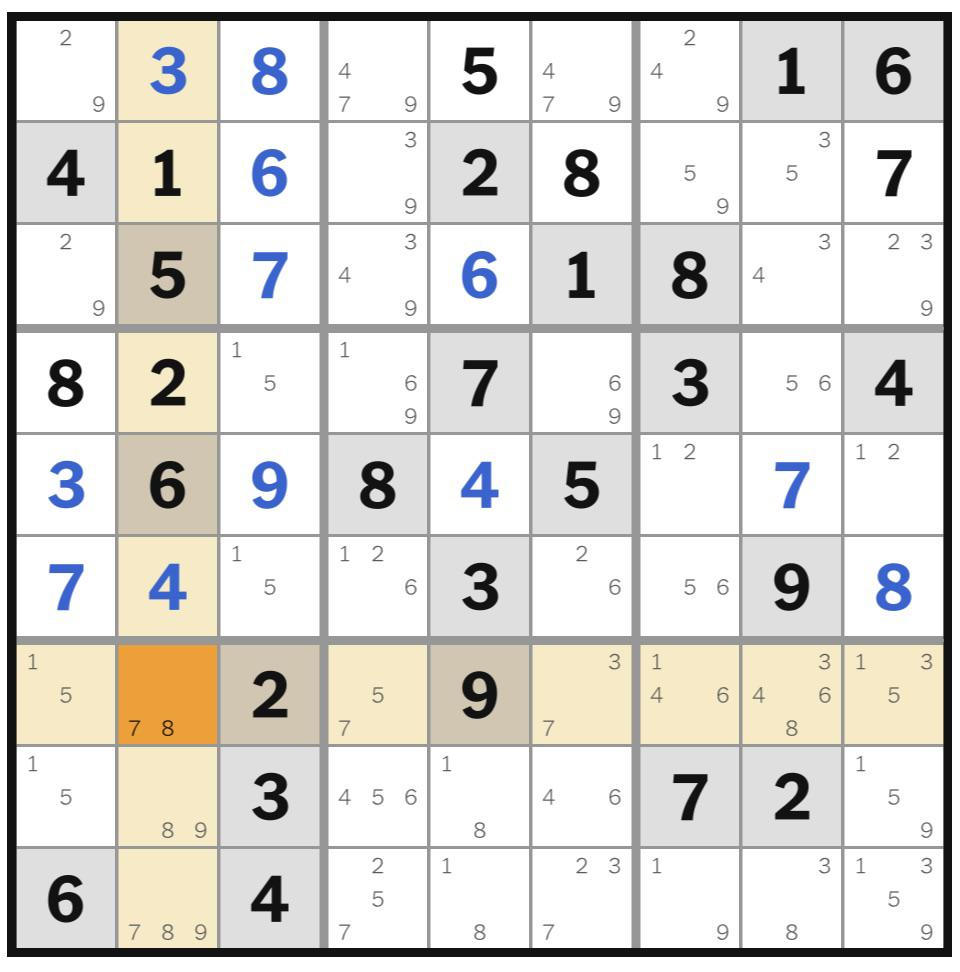
#> input picture backend/test_data/classic_sudoku/1.jpeg, 960 x 972 px
$ python -i image.py   (imports and definitions only)   (older library calls are emulated)
#> lines starting #> are read from the running program, lines starting #| are printed output that depends on the picture; after the words box and inside, x2 and y2 are one past the last pixel; in counts of white or black regions, pixels touching at a corner belong together
#> further down, picture is the input picture: shape (972, 960, 3); mean B, G, R 213.6, 218.6, 220.9
"""Image processing utilities."""
import cv2
import numpy as np
from enum import Enum
from typing import Tuple, Dict, Any


class ImageQuality(Enum):
    """Image quality classification for preprocessing routing."""
    STANDARD = "standard"
    DARK_MODE = "dark_mode"
    LOW_CONTRAST = "low_contrast"
    MIXED_LIGHTING = "mixed_lighting"
    BLURRY = "blurry"
    UNKNOWN = "unknown"


# [148 lines left out: functions to_grayscale, add_border, classify_image_quality, get_preprocessing_params, auto_invert, not called in this run]


def preprocess_hsv_dark_mode(img: np.ndarray) -> np.ndarray:
    """Preprocess dark mode images using HSV color space.

    For dark backgrounds with light digits, uses the Value channel
    and percentile-based thresholding.

    Args:
        img: BGR input image

    Returns:
        Preprocessed grayscale image (digits white on black)
    """
    if len(img.shape) != 3:
        gray = img
    else:
        hsv = cv2.cvtColor(img, cv2.COLOR_BGR2HSV)
#> hsv: shape (972, 960, 3); mean H, S, V 9.1, 12.3, 222.5
        _, _, gray = cv2.split(hsv)
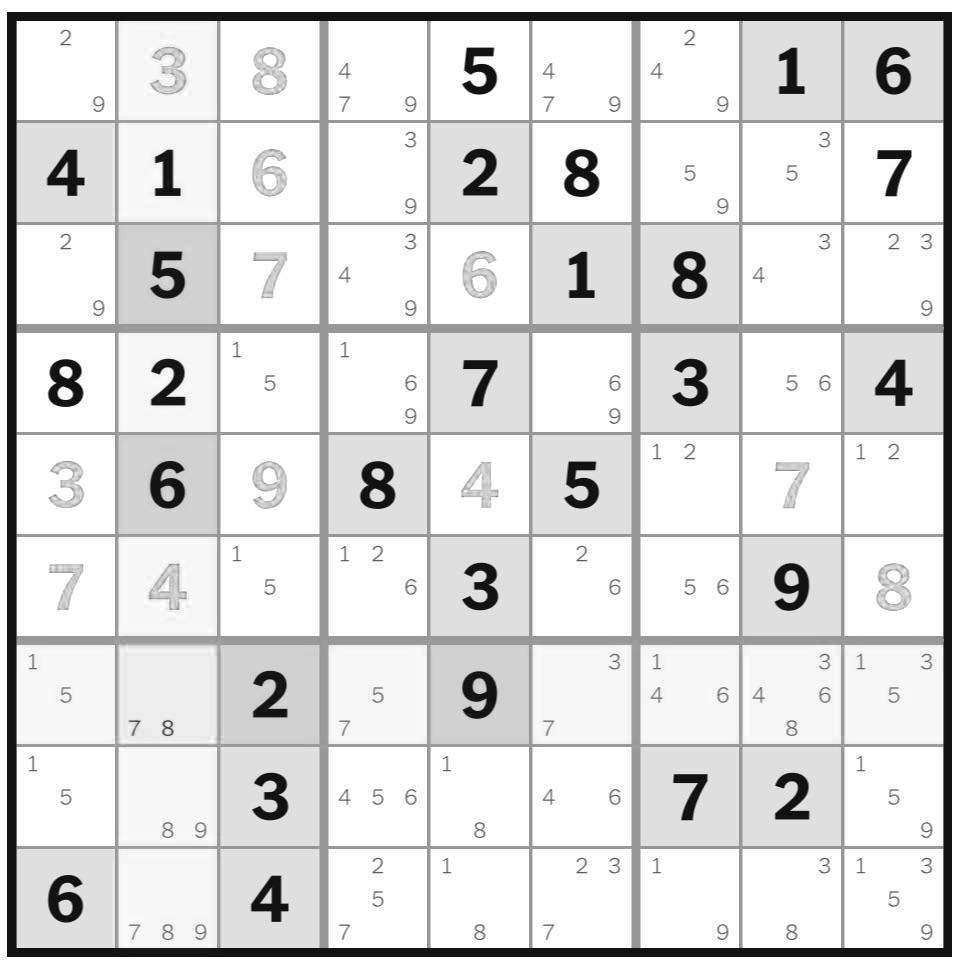
#> gray: shape (972, 960); min 0, max 255, mean 222.5

    # Percentile-based thresholding
    p15 = np.percentile(gray, 15)
#> p15 = 197
    p85 = np.percentile(gray, 85)
#> p85 = 255

    if p85 - p15 > 25:
        threshold = (p15 + p85) / 2
#> threshold = 226
        binary = (gray > threshold).astype(np.uint8) * 255
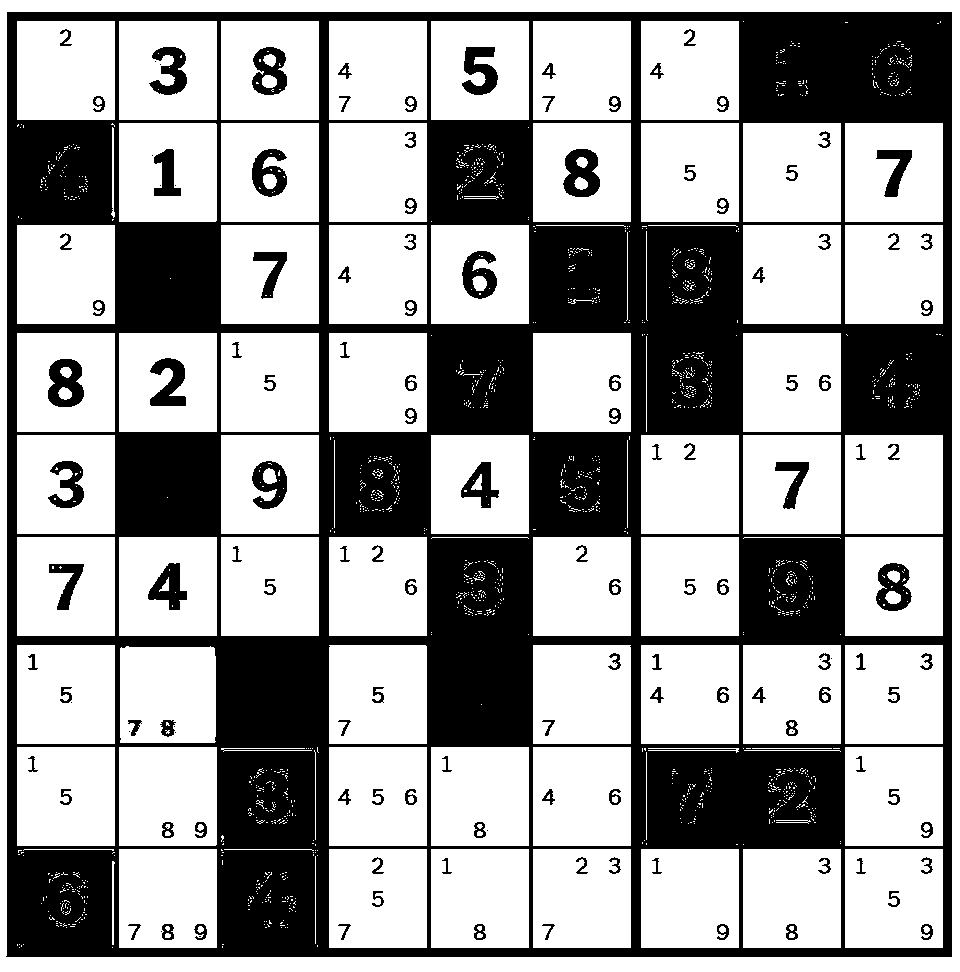
#> binary: shape (972, 960); 63.5% white; 135 black regions (16 under 20 px), largest, box (x1, y1, x2, y2) and area: (6, 12, 952, 957) 315133, (563, 149, 600, 197) 1199, (48, 359, 84, 407) 1191
    else:
        binary = cv2.adaptiveThreshold(
            gray, 255,
            cv2.ADAPTIVE_THRESH_GAUSSIAN_C,
            cv2.THRESH_BINARY, 31, -5
        )

    return binary

>>> import cv2
>>> picture = cv2.imread('../../backend/test_data/classic_sudoku/1.jpeg')
>>> result = preprocess_hsv_dark_mode(picture)

$ run again, on backend/test_data/classic_sudoku/10.png
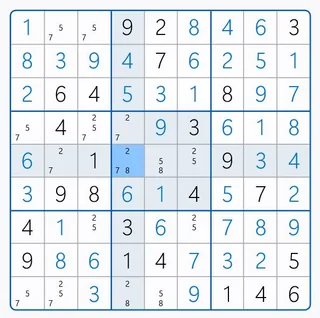
#> input picture backend/test_data/classic_sudoku/10.png, 320 x 318 px
#> picture is the input picture: shape (318, 320, 3); mean B, G, R 239.8, 234.2, 227.5
#> hsv: shape (318, 320, 3); mean H, S, V 96.6, 16.7, 240.1
#> in preprocess_hsv_dark_mode, `_, _, gray = cv2.split(hsv)`:
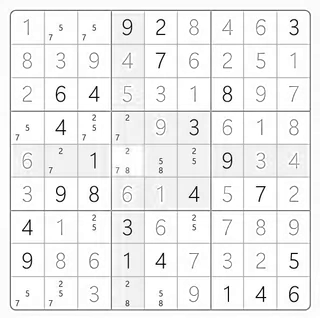
#> gray: shape (318, 320); min 0, max 255, mean 240.1
#> p15 = 235
#> p85 = 255
#> in preprocess_hsv_dark_mode, `binary = cv2.adaptiveThreshold( gray, 255, cv2.ADAPTIVE_THRESH_GAUSSIA..`:
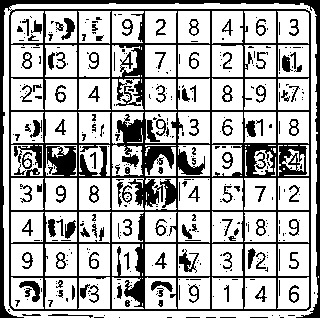
#> binary: shape (318, 320); 70% white; 413 black regions (292 under 20 px), largest, box (x1, y1, x2, y2) and area: (0, 0, 320, 318) 22205, (179, 249, 199, 273) 188, (19, 281, 40, 302) 188

$ run again, on backend/test_data/classic_sudoku/13.png
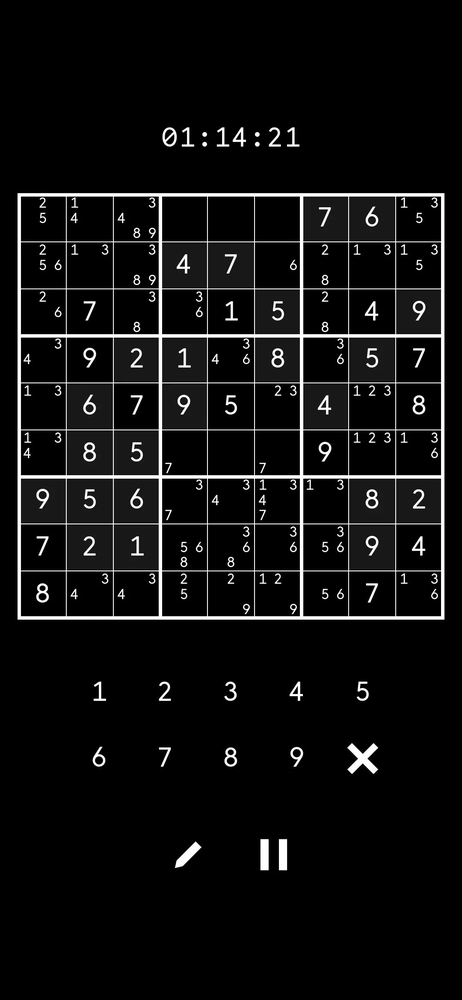
#> input picture backend/test_data/classic_sudoku/13.png, 462 x 1000 px, shrunk from 1080 x 2340 before the run
#> picture is the input picture: shape (1000, 462, 3); mean B, G, R 15.9, 15.9, 15.9
#> hsv: shape (1000, 462, 3); mean H, S, V 0.3, 0, 15.9
#> p15 = 0
#> p85 = 24
#> in preprocess_hsv_dark_mode, `binary = cv2.adaptiveThreshold( gray, 255, cv2.ADAPTIVE_THRESH_GAUSSIA..`:
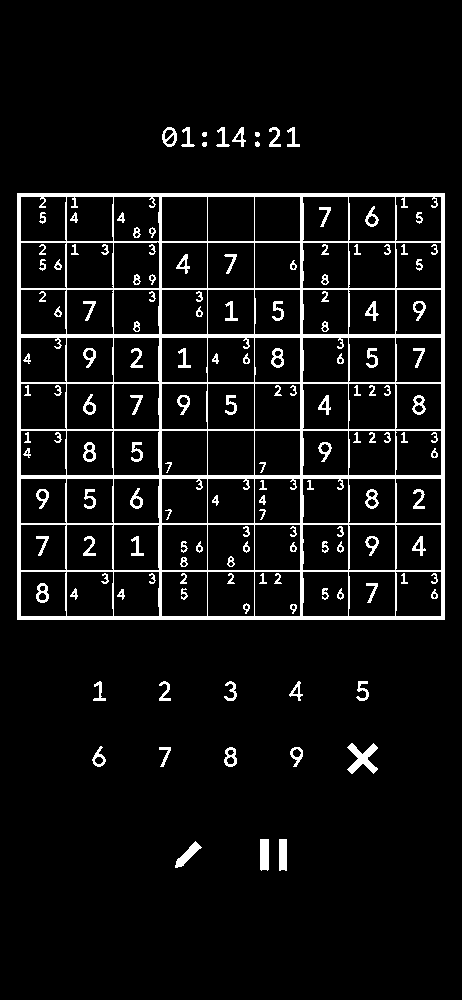
#> binary: shape (1000, 462); 7.1% white; 145 white regions, largest, box (x1, y1, x2, y2) and area: (17, 193, 445, 620) 22207, (347, 743, 378, 774) 465, (260, 839, 269, 871) 281

$ run again, on backend/test_data/classic_sudoku/14.png
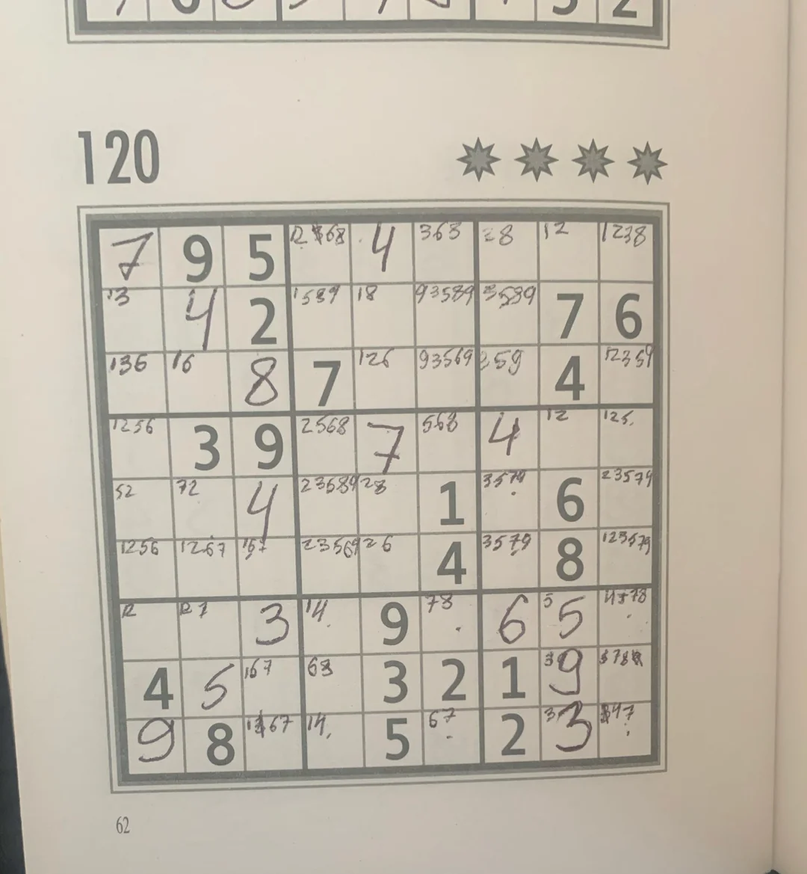
#> input picture backend/test_data/classic_sudoku/14.png, 807 x 874 px, shrunk from 1080 x 1169 before the run
#> picture is the input picture: shape (874, 807, 3); mean B, G, R 171.2, 185, 193
#> hsv: shape (874, 807, 3); mean H, S, V 20.2, 29.1, 193.1
#> in preprocess_hsv_dark_mode, `_, _, gray = cv2.split(hsv)`:
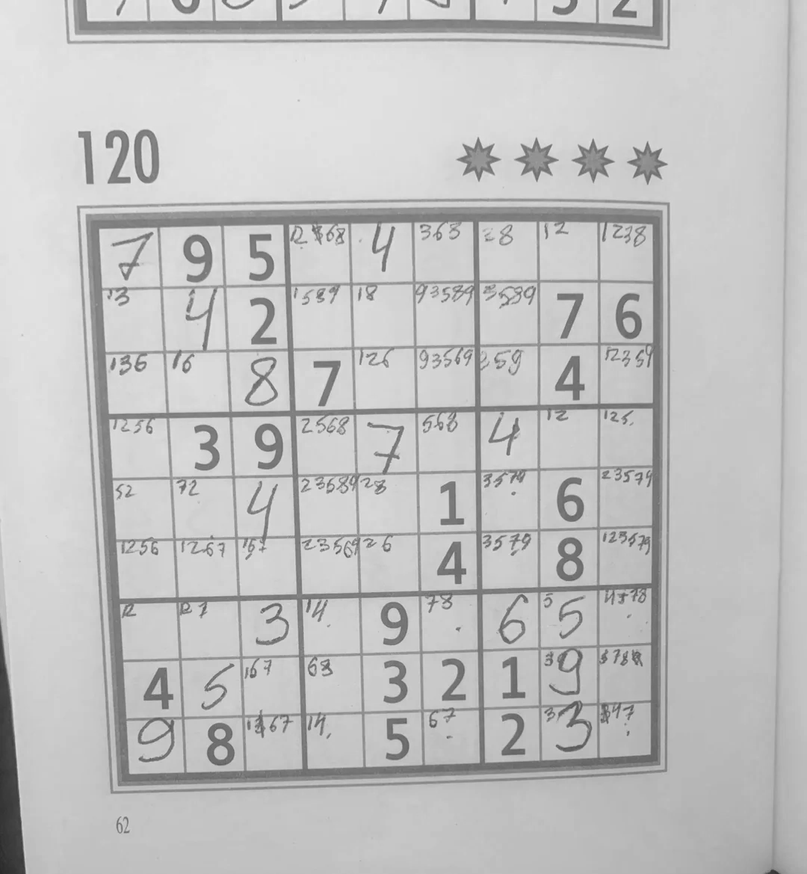
#> gray: shape (874, 807); min 40, max 238, mean 193.1
#> p15 = 164
#> p85 = 218
#> threshold = 191
#> in preprocess_hsv_dark_mode, `binary = (gray > threshold).astype(np.uint8) * 255`:
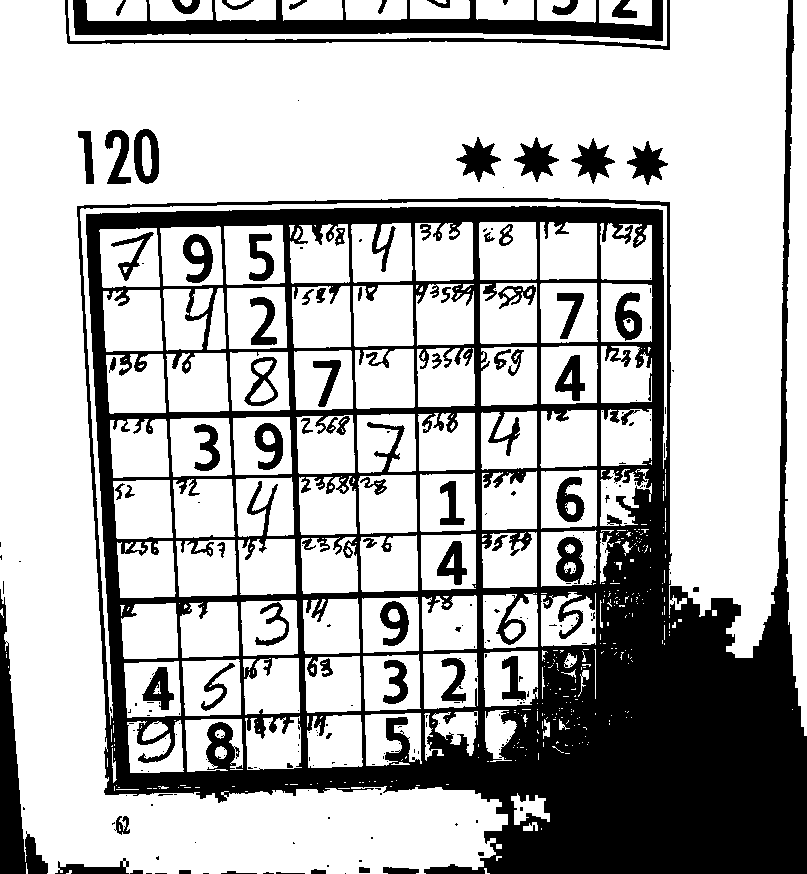
#> binary: shape (874, 807); 70.6% white; 237 black regions (160 under 20 px), largest, box (x1, y1, x2, y2) and area: (77, 0, 807, 874) 165913, (73, 0, 663, 41) 9397, (0, 589, 48, 874) 4693
